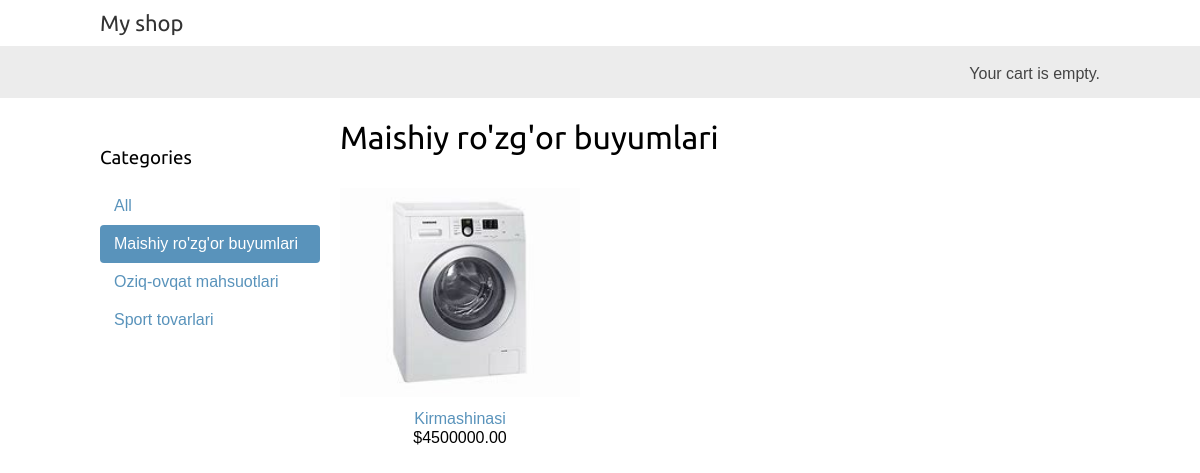
Page /maishiy-rozgor-buyumlari/ on the committed database.
### shop/models.py (models this page shows, shortened)
class Category(models.Model):
    name = models.CharField(max_length=550)
    slug = models.SlugField(max_length=200, unique=True)
    class Meta:
        ordering = ['name']
        indexes = [
            models.Index(fields=['name']),
        ]
        verbose_name = 'category'
        verbose_name_plural = 'categories'
    def get_absolute_url(self):
        return reverse('shop:product_list_by_category', args=[self.slug])

class Product(models.Model):
    category = models.ForeignKey(Category, related_name='products', on_delete=models.CASCADE)
    name = models.CharField(max_length=550)
    slug = models.SlugField(max_length=200, unique=True)
    image = models.ImageField(upload_to='products/%Y/%m/%d', blank=True)
    description = models.TextField(blank=True)
    price = models.DecimalField(max_digits=10, decimal_places=2)
    available = models.BooleanField(default=True)
    created = models.DateTimeField(auto_now_add=True)
    updated = models.DateTimeField(auto_now=True)
    class Meta:
        ordering = ['name']
        indexes = [
            models.Index(fields=['id', 'slug']),
            models.Index(fields=['name']),
            models.Index(fields=['-created']),
        ]
    def get_absolute_url(self):
        return reverse('shop:product_detail', args=[self.id, self.slug])

### shop/views.py (the view)
# urls.py: path('', views.product_list, name='product_list'),
def product_list(request, category_slug=None):
    category = None
    categories = Category.objects.all()
    products = Product.objects.filter(available=True)
    if category_slug:
        category = get_object_or_404(Category, slug=category_slug)
        products = products.filter(category=category)
    return render (request,'shop/product/list.html',
                   { 'category': category,
                            'categories':categories,
                            'products':products})

### cart/cart.py (called while the page is built)
    def __len__(self):
        return sum(item['quantity'] for item in self.cart.values())

### cart/context_processors.py (called while the page is built)
def cart(request):
    return {'cart': Cart(request)}

### shop/templates/shop/product/list.html (shortened to what this page needs)
{% extends "shop/base.html" %}
{% load static %}
{% block content %}
    <div id="sidebar">
        <h3>Categories</h3>
        <ul>
            <li
                    {% if not category %}class="selected"{% endif %}>
                <a
                        href="{% url "shop:product_list" %}">All</a>
            </li>
            {% for c in categories %}
                <li
                        {% if category.slug == c.slug %}class="selected"
                        {% endif %}>
                    <a
                            href="{{ c.get_absolute_url }}">{{ c.name }}</a>
                </li>
            {% endfor %}
        </ul>
    </div>
    <div id="main" class="product-list">
        <h1>{% if category %}{{ category.name }}{% else %}Products
        {% endif %}</h1>
        {% for product in products %}
            <div class="item">
                <a
                        href="{{ product.get_absolute_url }}">
                    <img
                            src="{% if product.image %}{{ product.image.url }}{% else %}{%static "img/no_image.png" %}{% endif %}">
                </a>
                <a
                        href="{{ product.get_absolute_url }}">{{ product.name }}</a>
                <br>
                ${{ product.price }}
            </div>
        {% endfor %}
    </div>
{% endblock %}

### shop/static/css/base.css (style rules this page uses)
body { margin:0; padding:0; font-family:helvetica, sans-serif; }
h1, h2, h3, h4, h5 , h6 { font-family: 'Ubuntu', sans-serif; font-weight:normal; }
a { text-decoration:none; color:#5993bb; }
#sidebar { width:220px; padding:30px 20px 0 0; float:left; }
#sidebar ul { margin:0; padding:0; }
#sidebar ul li { margin:0; list-style:none; padding:10px 14px; }
#sidebar ul li a { display:block; }
#sidebar ul li.selected { background:#5993bb; border-radius:4px; }
#sidebar ul li.selected a { color:#fff; }
#main { float:left; width: 96%; margin-right:-220px; overflow:hidden; }
.product-list .item { width:25%; padding:10px 20px 10px 0; float:left; text-align:center; line-height:1.2; }
.product-list .item img { width:100%; margin-bottom:8px; }

### rows in the picture
Category: name "Maishiy ro'zg'or buyumlari"
Category: name "Oziq-ovqat mahsuotlari"
Category: name "Sport tovarlari"
Product: image (picture), name "Kirmashinasi", price "4500000.00"
